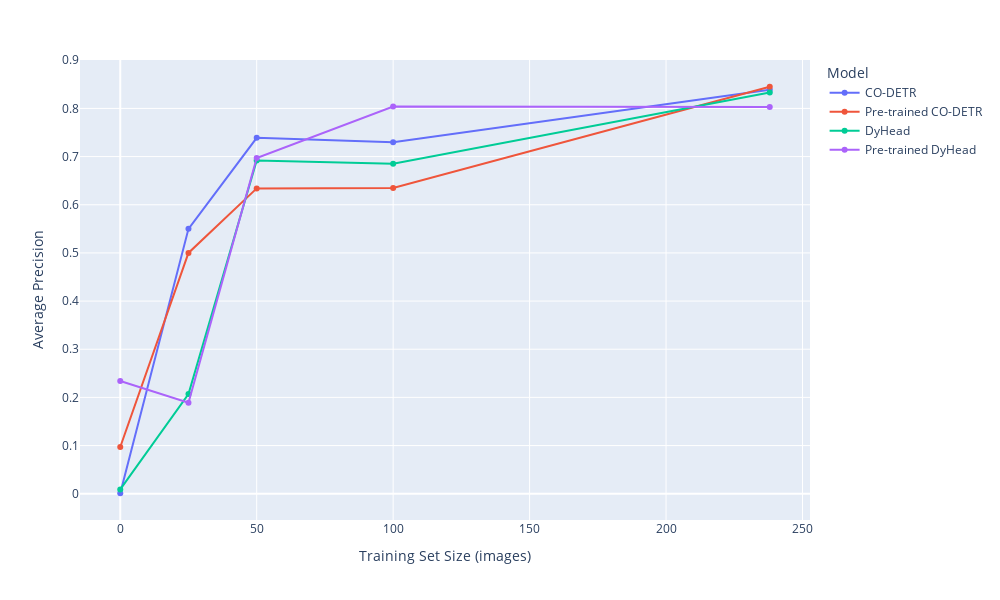

Source (notebook cell):
### Code cell
# Create the line plot using Plotly
fig = px.line(
    df,
    x="Training Set Size",
    y="Average Precision",
    color="Model",
    markers=True,
    labels={
        "Training Set Size": "Training Set Size (images)",
        "Average Precision": "Average Precision"
    },
    width=1000,
    height=600 
)

# Show the plot
fig.show()

### Figure 1 — Plotly figure (JSON) as saved in the notebook; plotly's stock layout.template omitted (floating-point values rounded to 4 significant figures)
{"data": [{"hovertemplate": "Model=CO-DETR<br>Training Set Size (images)=%{x}<br>Average Precision=%{y}<extra></extra>", "legendgroup": "CO-DETR", "line": {"color": "#636efa", "dash": "solid"}, "marker": {"symbol": "circle"}, "mode": "lines+markers", "name": "CO-DETR", "orientation": "v", "showlegend": true, "type": "scatter", "x": [0, 25, 50, 100, 238], "xaxis": "x", "y": [0.001, 0.55, 0.739, 0.73, 0.839], "yaxis": "y"}, {"hovertemplate": "Model=Pre-trained CO-DETR<br>Training Set Size (images)=%{x}<br>Average Precision=%{y}<extra></extra>", "legendgroup": "Pre-trained CO-DETR", "line": {"color": "#EF553B", "dash": "solid"}, "marker": {"symbol": "circle"}, "mode": "lines+markers", "name": "Pre-trained CO-DETR", "orientation": "v", "showlegend": true, "type": "scatter", "x": [0, 25, 50, 100, 238], "xaxis": "x", "y": [0.097, 0.5, 0.634, 0.635, 0.845], "yaxis": "y"}, {"hovertemplate": "Model=DyHead<br>Training Set Size (images)=%{x}<br>Average Precision=%{y}<extra></extra>", "legendgroup": "DyHead", "line": {"color": "#00cc96", "dash": "solid"}, "marker": {"symbol": "circle"}, "mode": "lines+markers", "name": "DyHead", "orientation": "v", "showlegend": true, "type": "scatter", "x": [0, 25, 50, 100, 238], "xaxis": "x", "y": [0.009, 0.207, 0.692, 0.685, 0.833], "yaxis": "y"}, {"hovertemplate": "Model=Pre-trained DyHead<br>Training Set Size (images)=%{x}<br>Average Precision=%{y}<extra></extra>", "legendgroup": "Pre-trained DyHead", "line": {"color": "#ab63fa", "dash": "solid"}, "marker": {"symbol": "circle"}, "mode": "lines+markers", "name": "Pre-trained DyHead", "orientation": "v", "showlegend": true, "type": "scatter", "x": [0, 25, 50, 100, 238], "xaxis": "x", "y": [0.234, 0.189, 0.697, 0.804, 0.803], "yaxis": "y"}], "layout": {"height": 600, "legend": {"title": {"text": "Model"}, "tracegroupgap": 0}, "margin": {"t": 60}, "width": 1000, "xaxis": {"anchor": "y", "domain": [0, 1], "title": {"text": "Training Set Size (images)"}}, "yaxis": {"anchor": "x", "domain": [0, 1], "title": {"text": "Average Precision"}}}}
